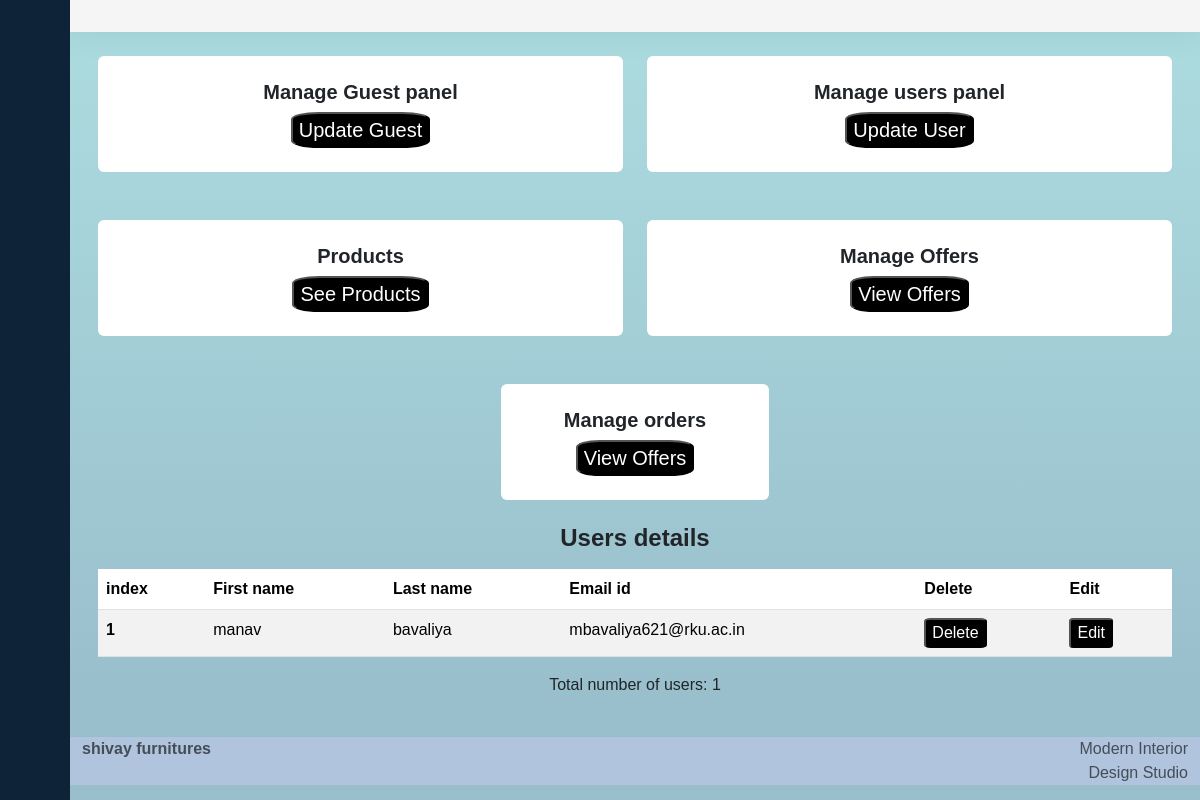
/admin/index.PHP, run on the app's committed database.
### tables this page shows
CREATE TABLE `user_info` (
  `fname` char(50) DEFAULT NULL,
  `lname` char(50) DEFAULT NULL,
  `username` varchar(30) NOT NULL,
  `mobilenumber` varchar(15) DEFAULT NULL,
  `password` varchar(18) DEFAULT NULL,
  `imgname` varchar(255) DEFAULT '1.jpg',
  `role` varchar(255) DEFAULT 'user'
);

### admin/index.PHP (the view, shortened to what this page needs)
<?php
include_once('../dbconnection/connection.php');
$q="SELECT * FROM user_info where role='user';";
if ($result = mysqli_query($conn, $q)) {
  $data = array();
  while ($row = mysqli_fetch_array($result)) {
      $fname = $row['fname'];
      $lname = $row['lname'];
      $username = $row['username'];
      $item = array(
          'fname' => $fname,
          'lname' => $lname,
          'username' => $username
      );
      $data[] = $item;
  }
}
$num_rows = mysqli_num_rows($result);
?>
<!DOCTYPE html>
<html>
<head>
    <link href="https://cdn.lineicons.com/4.0/lineicons.css" rel="stylesheet" />
    <link href="https://cdn.jsdelivr.net/npm/bootstrap@5.3.2/dist/css/bootstrap.min.css" rel="stylesheet"
>
    <link rel="stylesheet" href="style.css">
</head>
<body>
    <center>
    <div class="wrapper">
    <aside id="sidebar">
            <div class="d-flex">
                <button class="toggle-btn" type="button">
                </button>
            </div>
            <ul class="sidebar-nav">
                <li class="sidebar-item">
                    <a href="admin_edit.php?username=<?php echo $_GET['username']; ?>" class="sidebar-link">
                    </a>
                </li>
                <li class="sidebar-item">
                    <a href="../user/offers.php" class="sidebar-link">
                    </a>
                </li>
                <li class="sidebar-item">
                    <a href="../guest/index.php" class="sidebar-link collapsed has-dropdown" data-bs-toggle="collapse"
                        data-bs-target="#auth" aria-expanded="false" aria-controls="auth">
                    </a>
                </li>
            <div class="sidebar-footer">
                <a href="../guest/index.php" class="sidebar-link">
                </a>
            </div>
        </aside>
        <div class="main">
            <nav class="navbar navbar-expand px-4 py-3">
            </nav>
            <main class="content px-3 py-4" id="maindiv">
                <div class="container-fluid">
                <div class="row mb-4">
    <div class="col-md-6 mb-4">
        <div class="card border-0">
            <div class="card-body py-4">
                <h5 class="mb-2 fw-bold">
                    Manage Guest panel
                </h5>
                <a href="guest_crud.php?username=<?php echo $_GET['username']; ?>"><button class="sell_btn">Update Guest</button></a>
            </div>
        </div>
    </div>
    <div class="col-md-6 mb-4">
        <div class="card border-0">
            <div class="card-body py-4">
                <h5 class="mb-2 fw-bold">
                    Manage users panel
                </h5>
                <a href="user_crud.php?username=<?php echo $_GET['username']; ?>"><button class="sell_btn">Update User</button></a>
            </div>
        </div>
    </div>
</div>
<div class="row mb-4">
    <div class="col-md-6 mb-4">
        <div class="card border-0">
            <div class="card-body py-4">
                <h5 class="mb-2 fw-bold">
                    Products
                </h5>
                <a href="product_crud.php?username=<?php echo $_GET['username']; ?>"><button class="sell_btn">See Products</button></a>
            </div>
        </div>
    </div>
    <div class="col-md-6 mb-4">
        <div class="card border-0">
            <div class="card-body py-4">
                <h5 class="mb-2 fw-bold">
                    Manage Offers
                </h5>
                <a href="offer_management.php?username=<?php echo $_GET['username']; ?>"><button class="sell_btn">View Offers</button></a>
            </div>
        </div>
    </div>
</div>
<div class="col-md-6 mb-4">
<div class="col-md-6 mb-4">
        <div class="card border-0">
            <div class="card-body py-4">
                <h5 class="mb-2 fw-bold">
                    Manage orders
                </h5>
                <a href="orders.php?username=<?php echo $_GET['username']; ?>"><button class="sell_btn">View Offers</button></a>
            </div>
        </div>
    </div>
</div>
                        <h3 class="fw-bold fs-4 my-3">Users details
                        </h3>
                        <div class="row">
    <div class="col-12">
        <table class="table table-striped">
            <thead>
                <tr class="highlight">
                    <th scope="col">index</th>
                    <th scope="col">First name</th>
                    <th scope="col">Last name</th>
                    <th scope="col">Email id</th>
                    <th scope="col">Delete</th>
                    <th scope="col">Edit</th>
                </tr>
            </thead>
            <tbody>
                <?php
                $count = 1;
                foreach ($data as $item) {
                    echo "<tr>";
                    echo "<th scope='row'>" . $count . "</th>";
                    echo "<td>" . $item['fname'] . "</td>";
                    echo "<td>" . $item['lname'] . "</td>";
                    echo "<td>" . $item['username'] . "</td>";
                    echo "<td><button class=\"can_btn\" onclick=\"confirmDelete('$username')\">Delete</button></td>";
                    echo "<td><a href='edit.php?usname={$username}'><button class='edit_btn'>Edit</button></a></td>";
                    echo "</tr>";
                    $count++;
                }
                ?>
            </tbody>
        </table>
        <p>Total number of users: <?php echo $num_rows; ?></p>
    </div>
</div>
            </main>
            <footer class="footer">
                <div class="container-fluid">
                    <div class="row text-body-secondary">
                        <div class="col-6 text-start ">
                            <a class="text-body-secondary" href=" #">
                                <strong>shivay furnitures</strong>
                            </a>
                        </div>
                        <div class="col-6 text-end text-body-secondary d-none d-md-block">
                            Modern Interior <br> Design Studio
                        </div>
                    </div>
                </div>
            </footer>
        </div>
    </div>
</center>
</body>
</html>

### admin/style.css (style rules this page uses)
a { text-decoration: none; }
li { list-style: none; }
body { font-family: 'Poppins', sans-serif; }
.wrapper { display: flex; }
.main { display: flex; flex-direction: column; min-height: 100vh; width: 100%; overflow: hidden; transition: all 0.35s ease-in-out; background:linear-gradient(rgb(172, 219, 223),rgb(152,189,203)); min-width: 0; }
#maindiv { background:linear-gradient(rgb(172, 219, 223),rgb(152,189,203)); }
#sidebar { width: 70px; min-width: 70px; z-index: 1000; transition: all .25s ease-in-out; background-color: #0e2238; display: flex; flex-direction: column; }
.toggle-btn { background-color: transparent; cursor: pointer; border: 0; padding: 1rem 1.5rem; }
.sidebar-nav { padding: 2rem 0; flex: 1 1 auto; }
a.sidebar-link { padding: .625rem 1.625rem; color: #FFF; display: block; font-size: 0.9rem; white-space: nowrap; border-left: 3px solid transparent; }
.sidebar-item { position: relative; }
.navbar { background-color: #f5f5f5; box-shadow: 0 0 2rem 0 rgba(33, 37, 41, .1); }
.sell_btn { background-color: black; color: white; font-size: 20px; border-radius: 20%; }
.can_btn { background-color: black; color: white; border-radius: 10%; }
.edit_btn { background-color: black; color: white; border-radius: 10%; }
.footer { bottom: 0; background:lightsteelblue; }

### data on the page
user_info: fname "manav", lname "bavaliya", username "mbavaliya621@rku.ac.in"

### other printed values
$num_rows "1"
